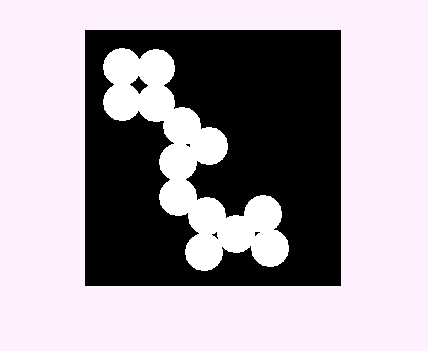
%> input picture circles.png, 428 x 351 px
$ octave Algo.m   (GNU Octave 9; MATLAB toolbox functions it lacks are replaced by stand-ins)
%> lines starting %> are read from the running program, lines starting %| are printed output that depends on the picture; in (x1, y1, x2, y2) boxes, pixels count from 0 and x2, y2 are one past the last pixel; in counts of white or black regions, pixels touching at a corner belong together; the program's own positions count from 1
% Boundary extraction
A=imread('circles.png');
%> A is the input picture: size 351x428x3 uint8; mean R, G, B 167.7, 159.3, 167.7
A = im2bw(A);
%> A: size 351x428 logical; 65.8% white; 5 black regions (3 under 20 px), largest, box (x1, y1, x2, y2) and area: (85, 30, 341, 286) 51227, (130, 76, 148, 94) 139
s=strel('disk',2,0);
F=imerode(A,s);
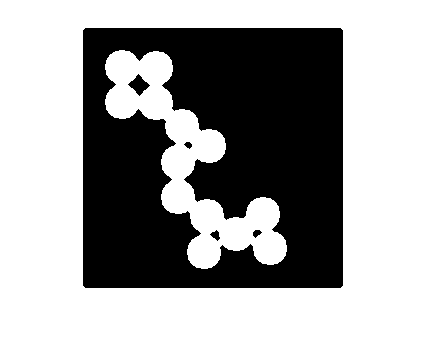
%> F: size 351x428 logical; 63.2% white; 5 black regions, box (x1, y1, x2, y2) and area: (83, 28, 343, 288) 54959, (128, 74, 150, 96) 228, (210, 230, 220, 241) 59, (253, 230, 262, 238) 45, (184, 142, 192, 149) 36
figure,
subplot(1,2,1);
imshow(A);title('Binary Image');
subplot(1,2,2);
imshow(A-F);title('Boundary extracted Image');
%> after `imshow(A-F)`:
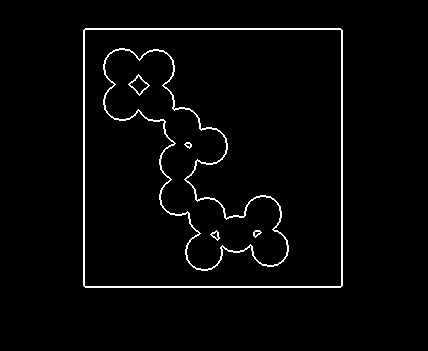
%> displayed picture: size 351x428, on the screen's scale of 0 to 255; 2.6% white in thin lines or dots, all inside (x1, y1, x2, y2) = (83, 28, 343, 288)


% RegionFilling
B = imfill(A,'holes');
%> B: size 351x428 logical; every value is 1
figure,
subplot(1,2,1);
imshow(A);title('Binary Image');
subplot(1,2,2); imshow(B); title('Filled Image');

% Thinning & Thickening

C =bwmorph(A,'thin');
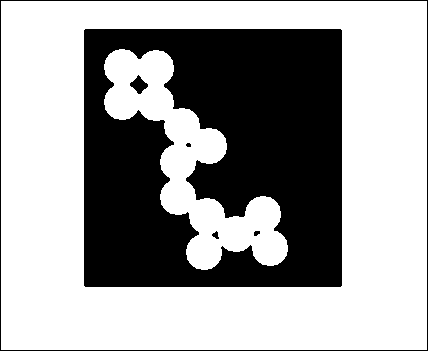
%> C: size 351x428 logical; 63.5% white; 6 black regions (1 under 20 px), largest, box (x1, y1, x2, y2) and area: (84, 29, 342, 287) 53085, (0, 0, 428, 351) 1554, (130, 75, 148, 94) 179, (212, 231, 219, 239) 33, (254, 231, 260, 236) 24
D = bwmorph(A,'thicken');
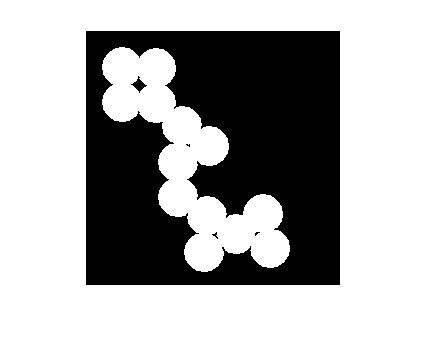
%> D: size 351x428 logical; 67% white; 5 black regions (3 under 20 px), largest, box (x1, y1, x2, y2) and area: (86, 31, 340, 285) 49410, (131, 76, 147, 93) 103
figure,
subplot(1,2,1); imshow(C);title('Thinning');
subplot(1,2,2); imshow(D);title('Thickeing');
